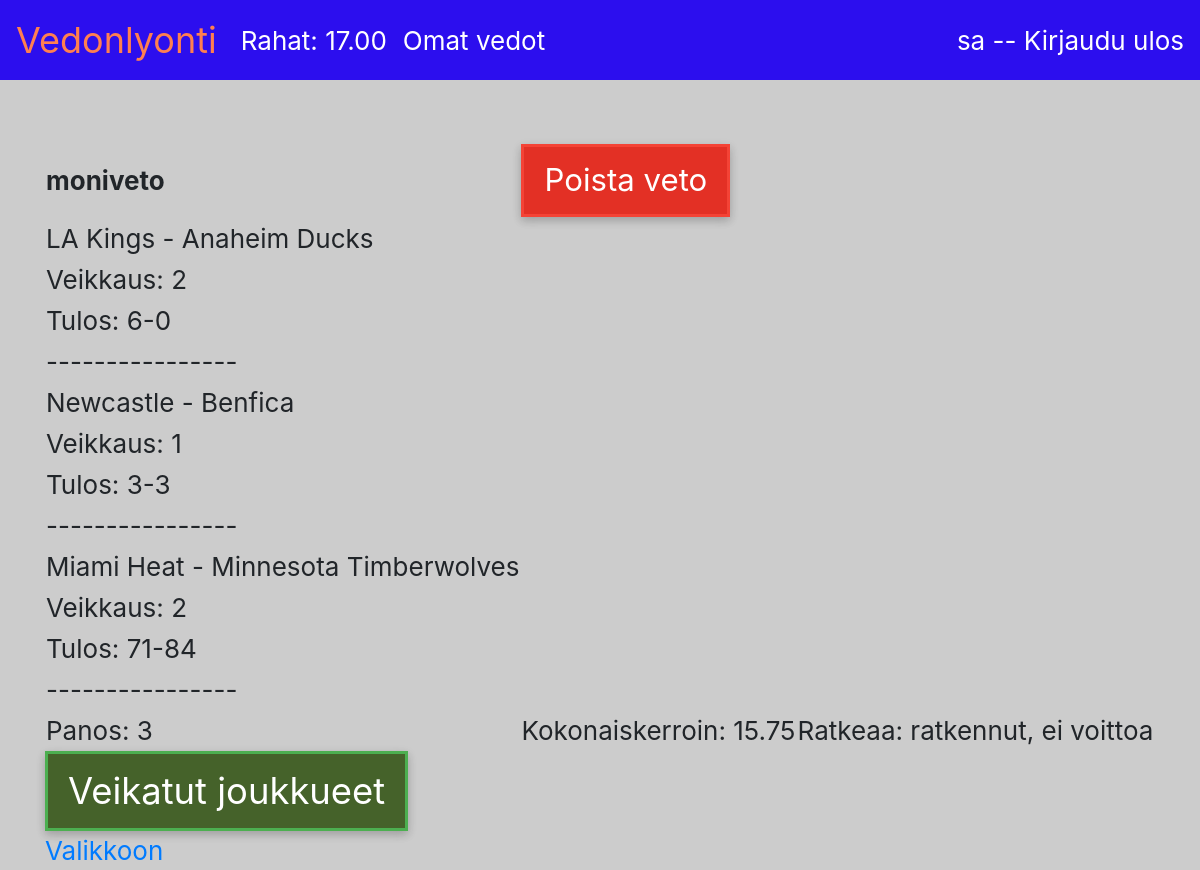
Page /vedot (signed in) on the committed database.
### application/auth/models.py (models this page shows, shortened)
class User(Base):
    __tablename__ = "account"
    name = db.Column(db.String(144), nullable=False)
    username = db.Column(db.String(144), nullable=False)
    password = db.Column(db.String(144), nullable=False)
    rahat = db.Column(db.DECIMAL, nullable=False)
    def getRahat(self):
        return ("%.2f" % self.rahat)
    @staticmethod
    def find_vedot_byUser(user_id):
        stmt = text("SELECT id, panos, kerroin, voitto FROM veto"
                     " WHERE veto.account_id = :id"
                     ).params(id=user_id)
        res = db.engine.execute(stmt)
        response = []
        for row in res:
            v = []
            row3 = []
            active = 1
            ker = row[2]
            ker = ("%.2f" % ker)
            stmt2 = text("SELECT name, veikkaus, veto_id, tapahtuma_id FROM tapahtumaveto"
                     " WHERE tapahtumaveto.veto_id = :id"
                     ).params(id=row[0]) #veto.id
            res2 = db.engine.execute(stmt2)
            ratk = datetime.now()-timedelta(minutes = 60)
            nimi = ""
            for row2 in res2:
                nimi = row2[0]
                stmt3 = text("SELECT koti, vieras, tulos, date_expire, active FROM tapahtuma"
                     " WHERE tapahtuma.id = :id"
                     ).params(id=row2[3]) #tapahtumaveto.tapahtuma_id
                res3 = db.engine.execute(stmt3)
                for data in res3:
                    row3 = data
                if (len(row3) > 4):
                    if (str(row3[4]) == "0"):
                        active = 0
                    uratk = datetime.strptime(str(row3[3]), '%Y-%m-%d %H:%M:%S.%f')
                    if uratk > ratk:
                        ratk = uratk
                v.append({"veikkaus":row2[1], "koti":row3[0], "vieras":row3[1], "tulos":row3[2]})
            if (ratk < datetime.now()):
                if (row3[2] == "kesken"):
                    ratk = "kesken"
                else:
                    ratk = "ratkennut"
                    if (int(row[3]) > 0):
                        ratk += ", voitto: "
                        ratk += str(row[3])
                    else:
                        ratk += ", ei voittoa"
            else :
                ratk = str(str(ratk)[0:16])
            response.append({"id":row[0], "nimi": nimi, "tapahtumavedot": v, "panos":row[1] , "kerroin":ker, "ratkeaa":ratk, "active":active})
        return response

### application/tapahtumaveto/models.py (models this page shows, shortened)
class Tapahtumaveto(Base):
    veikkaus = db.Column(db.String, nullable=False) #1, X, 2, 3-1, 2-2
    name = db.Column(db.String, nullable=False) #pitkaveto, tulosveto
    veto_id = db.Column(db.Integer, db.ForeignKey('veto.id'),
                           nullable=False)
    tapahtuma_id = db.Column(db.Integer, db.ForeignKey('tapahtuma.id'),
                           nullable=False)

### application/tapahtuma/models.py (models this page shows, shortened)
class Tapahtuma(Base):
    koti = db.Column(db.String, nullable=False)
    vieras = db.Column(db.String, nullable=False)
    kerroin1 = db.Column(db.DECIMAL, nullable=False)
    kerroinx = db.Column(db.DECIMAL, nullable=False)
    kerroin2 = db.Column(db.DECIMAL, nullable=False)
    laji_id = db.Column(db.Integer, db.ForeignKey('laji.id'),
                           nullable=False)
    date_expire = db.Column(db.DateTime)
    active = db.Column(db.Boolean, nullable= False)
    tulos = db.Column(db.String, nullable=False)
    live = db.Column(db.Boolean, nullable= False)

### application/veto/views.py (the view)
@app.route("/vedot", methods=["GET"])
def vedot_index():
    return render_template("vedot/vedot.html", vedot=User.find_vedot_byUser(current_user.id))

### application/__init__.py (called while the page is built)
@login_manager.user_loader
def load_user(user_id):
    return User.query.get(user_id)

### application/templates/vedot/vedot.html (shortened to what this page needs)
{% extends "layout.html" %}
{% block body %}
<table>
{% for veto in vedot %}
        <tr>
            <td><b>{{ veto.nimi }}</td>
              <td>
              {% if veto.active == 0 %}
              <form method="POST" action="{{ url_for('delete_veto', veto_id=veto.id) }}">
                  <input type="submit" class="btn-poista" value="Poista veto"/>
                    </form>
                    {% endif %}
                    </td>
                    <td>
                        </td>
        </tr>
            {% for tapahtuma in veto.tapahtumavedot %}
            <tr>
          <td>{{ tapahtuma.koti }} - {{ tapahtuma.vieras }}</td>
            <td>Veikkaus: {{ tapahtuma.veikkaus }}</td>
              <td>Tulos: {{ tapahtuma.tulos }}</td>
          <td>----------------</td>
          </tr>
          {% endfor %}
          <tr>
          <td>Panos: {{ veto.panos }}</td>
          <br>
          <td>Kokonaiskerroin: {{ veto.kerroin }}</td>
          <td>Ratkeaa: {{ veto.ratkeaa }}</td>
          </tr>
          {% endfor %}
          </table>
          <form method="POST" action="{{ url_for('group_vedot_byTeams') }}">
            <input type="submit" class="btn-green" value="Veikatut joukkueet"/>
              </form>
<a href="{{ url_for('index') }}">Valikkoon</a>
{% endblock %}

### application/templates/layout.html (shortened to what this page needs)
<!DOCTYPE html>
<html>
  <head>
    <link rel="stylesheet" href="https://maxcdn.bootstrapcdn.com/bootstrap/4.0.0/css/bootstrap.min.css">
  </head>
  <body style="background-color: #cccccc !important; font-size: 26px !important;">
    <nav class="navbar navbar-expand-md navbar-dark bg-dark mb-4" style="background-color:rgb(44, 14, 238) !important">
<a class="navbar-brand" href="{{ url_for('index')}}" style="color: coral !important; font-size: 36px !important;">Vedonlyonti</a>
<div class="collapse navbar-collapse" id="navbarCollapse">
        <ul class="navbar-nav mr-auto">
          <li class="nav-item">
              {% if current_user.is_authenticated %}
            <a class="nav-link" href="{{ url_for('tilitapahtumat_index') }}" style="color:white">Rahat: {{ current_user.getRahat() }}</a>
          {% endif %}
          </li>
          <li class="nav-item">
            {% if current_user.is_authenticated %}
            <a class="nav-link" href="{{ url_for('vedot_index') }}" style="color:white">Omat vedot</a>
          {% endif %}
          </li>
        </ul>
        <div class="form-inline mt-2 mt-md-0">
    {% if current_user.is_authenticated %}
    <a href="{{ url_for('auth_logout') }}" style="color:white">{{ current_user.name }} -- Kirjaudu ulos</a>
    {% else %}
    <a href="{{ url_for('auth_login') }}" style="color:white">Kirjaudu</a>
    {% endif %}
        </div>
</div>
    </nav>
    <main role="main" class="container">
{% block body %}{% endblock %}
    </main>
  </body>
</html>

### application/templates/vedot/vedot.html (style rules this page uses)
.btn-green { background-color: #45622A; border: 3px solid #4CAF50; color: white; padding: 10px 20px; text-align: center; display: inline-block; font-size: 1.4em; -webkit-transition-duration: 0.3s; transition-duration: 0.3s; box-shadow: 0 4px 8px 0 rgba(0,0,0,0.13), 0 3px 10px 0 rgba(0,0,0,0.11); }
.btn-poista { background-color: #E33025; border: 3px solid #F44336; color: white; padding: 10px 20px; text-align: center; display: inline-block; font-size: 1.2em; -webkit-transition-duration: 0.3s; transition-duration: 0.3s; box-shadow: 0 4px 8px 0 rgba(0,0,0,0.13), 0 3px 10px 0 rgba(0,0,0,0.11); }

### rows in the picture
User: getRahat "17.00", name "sa"
Tapahtumaveto: nimi "moniveto", panos "3", kerroin "15.75", ratkeaa "ratkennut, ei voittoa"
Tapahtuma: koti "LA Kings", vieras "Anaheim Ducks", veikkaus "2", tulos "6-0"
Tapahtuma: koti "Newcastle", vieras "Benfica", veikkaus "1", tulos "3-3"
Tapahtuma: koti "Miami Heat", vieras "Minnesota Timberwolves", veikkaus "2", tulos "71-84"
